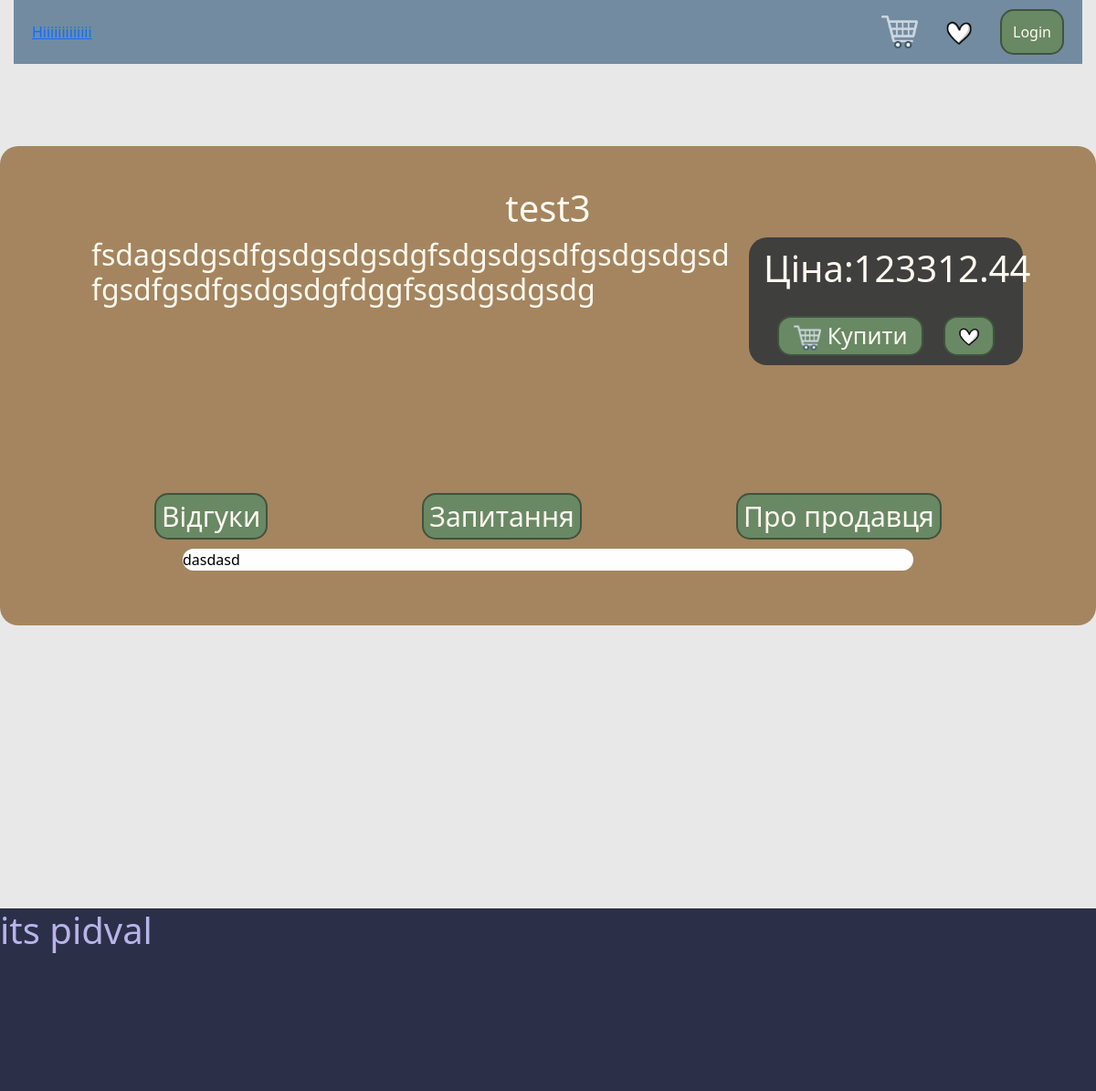
Screenshot of /item/3 with the database file from the repository.
### tables this page shows
CREATE TABLE products(id INTEGER PRIMARY KEY AUTOINCREMENT, name_product TEXT, info_for_product TEXT, price REAL, main_img TEXT, dop_img1 TEXT, dop_img2 TEXT);

### routes/home.py (the view)
@home_bp.route('/item/<int:item_id>')
def item(item_id):
    item = get_order_details(item_id)
    return render_template('item.html', item=item)

### models.py (called while the page is built)
def get_conect_bd():
    conn = sqlite3.connect('Flask/my_database.sqlite')
    conn.row_factory = sqlite3.Row
    return conn

def get_order_details(item_id):
    conn = get_conect_bd()
    item = conn.execute('SELECT * FROM products WHERE id = ?', (item_id,)).fetchone()
    conn.close()
    return item

### templates/item.html (shortened to what this page needs)
{% extends 'home.html' %}
{% block content %}
<div class="item">
    <div class="itembg" style="padding-top: 20px;">
        <div style="margin: 0 auto; max-width: 600px;">
            <div class="itemimg">
            </div>
        </div>
        <div>
            <h1 style="text-align: center;">{{ item.name_product }}</h1>
            <div style="display: flex; max-width: 1000px; margin: 0 auto;">
                <div class="itemtext" style="width: 700px;">
                    <h2>{{ item.info_for_product }}</h2>
                </div>
                <div style="background-color: #3a3b3df2; margin-left: 20px; width: 300px; height: 140px; border-radius: 20px; padding: 10px;">
                    <div style="display: flex;">
                        <h3 style="font-size: 40px; margin-left: 6px;">Ціна: </h3>
                        <p style="align-content: center; font-size: 30px; font-weight: 700; margin: 10px auto 0;"><h1> {{ item.price }}</h1></p>
                    </div>
                    <div style="display: flex; justify-content: space-evenly; margin-top: 20px;">
                        <form action="{{ url_for('basket_bp.add_to_basket', item_id=item.id) }}" method="post">
                            <button type="submit" class="buttonregistr" style="font-size: 25px; width: 160px;">
                                <img src="{{ url_for('static', filename='img/basket.png') }}" style="width: 30px; height: 30px;"> Купити
                            </button>
                        </form>
                        <form action="{{ url_for('like_bp.add_to_like', item_id=item.id) }}" method="post">
                            <button type="submit" class="buttonregistr">
                                <img src="{{ url_for('static', filename='img/like.png') }}" style="width: 40px; height: 38px;">
                            </button>
                        </form>
                    </div>
                </div>
            </div>
        </div>
        <div>
            <div class="itembutton">
                <button class="buttonregistr" onclick="reviews()">Відгуки</button>
                <button class="buttonregistr" onclick="question()">Запитання</button>
                <button class="buttonregistr" onclick="info()">Про продавця</button>
            </div>
            <div style="margin: 10px 200px;">
                <div id="visible1">
                    <div class="reviews">
                        <p>dasdasd</p>
                    </div>
                </div>
            </div>
        </div>
    </div>
</div>
{% endblock %}

### static/css/base.css (style rules this page uses)
h1, h2, h3, h4, h5, h6 { color: #FFFAF0; }
p { margin-bottom: 0; color: black; }
.buttonregistr { background-color: #698864; border-radius: 15px; border: 2px solid #0d0d0d6e; color: #FFFAF0; transition: transform 0.2s ease-in-out; }
.item { max-width: 1400px; margin: 10px auto; }
.itembg { background-color: #7d4d10a1; height: auto; padding-bottom: 50px; border-radius: 20px; }
.itemimg { width: 800px; }
.itemtext { overflow-wrap: break-word; width: 1000px; margin: 0 auto; }
.itembutton { margin-top: 140px; font-size: 30px; display: flex; justify-content: space-evenly; }
.reviews { width: 1000px; background-color: #fefefe; border-radius: 20px; }
#visible1 { display: flex; }

### rows the page displays
products: name_product "test3", info_for_product "fsdagsdgsdfgsdgsdgsdgfsdgsdgsdfgsdgsdgsdfgsdfgsdfgsdgsdgfdggfsgsdgsdgsdg", price "123312.44"
